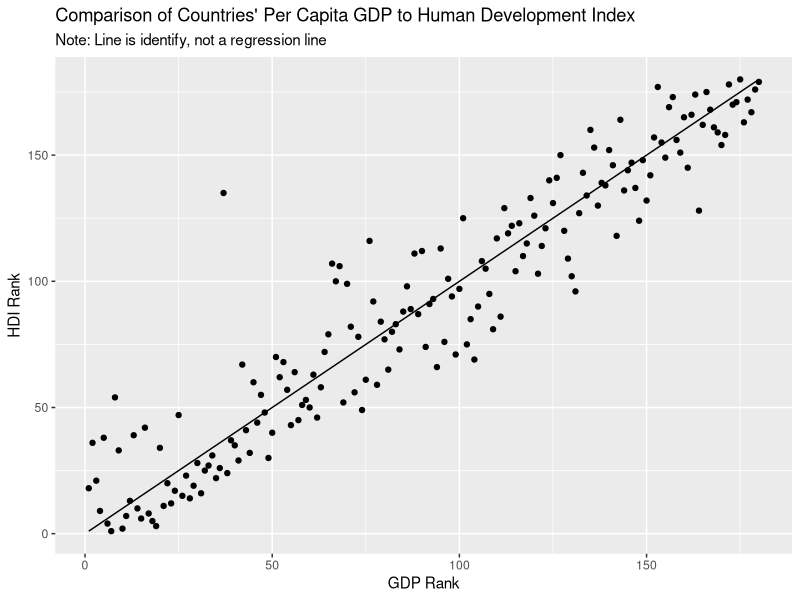

This chart was generated by the following R code:
## ---- chunk 1
knitr::opts_chunk$set(echo = TRUE)
library(openxlsx)
library(dplyr)
library(ggplot2)
## ---- chunk 2
## Read data.
gdp <- read.xlsx("CountriesRanks.xlsx", sheet = 1)
hdi <- read.xlsx("CountriesRanks.xlsx", sheet = 2)

## Eliminate countries that only have one of the two variabes.
gdp_hdi <- inner_join(gdp, hdi, by = "Country")

## Sequence each of the two variables.
gdp_hdi <- cbind(arrange(gdp_hdi, PerCapitaGDPRank),
                 "GDP_order" = seq_along(gdp_hdi$PerCapitaGDPRank))
gdp_hdi <- cbind(arrange(gdp_hdi, HDIRank),
                 "HDI_order" = seq_along(gdp_hdi$HDIRank))

## Plot
ggplot(gdp_hdi) +
        geom_point(mapping = aes(x = GDP_order, y = HDI_order)) +
        geom_line(mapping = aes(x = 1:nrow(gdp_hdi), y = 1:nrow(gdp_hdi))) +
        labs(title = "Comparison of Countries' Per Capita GDP to Human Development Index",
             subtitle = "Note: Line is identify, not a regression line",
             x = "GDP Rank",
             y = "HDI Rank")
